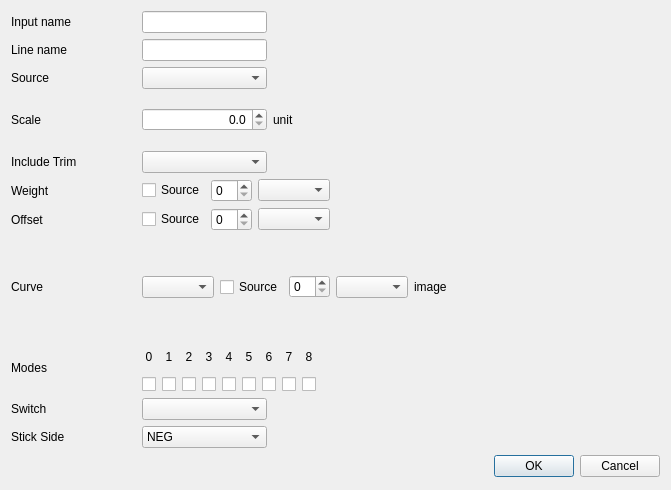
<?xml version="1.0" encoding="UTF-8"?>
<ui version="4.0">
 <class>ExpoDialog</class>
 <widget class="QDialog" name="ExpoDialog">
  <property name="geometry">
   <rect>
    <x>0</x>
    <y>0</y>
    <width>671</width>
    <height>490</height>
   </rect>
  </property>
  <property name="sizePolicy">
   <sizepolicy hsizetype="Minimum" vsizetype="Minimum">
    <horstretch>0</horstretch>
    <verstretch>0</verstretch>
   </sizepolicy>
  </property>
  <property name="minimumSize">
   <size>
    <width>0</width>
    <height>0</height>
   </size>
  </property>
  <property name="windowTitle">
   <string/>
  </property>
  <property name="windowIcon">
   <iconset resource="../companion.qrc">
    <normaloff>:/icon.png</normaloff>:/icon.png</iconset>
  </property>
  <layout class="QGridLayout" name="gridLayout_3">
   <item row="0" column="0">
    <layout class="QGridLayout" name="gridLayout">
     <item row="2" column="0">
      <widget class="QLabel" name="sourceLabel">
       <property name="text">
        <string>Source</string>
       </property>
      </widget>
     </item>
     <item row="5" column="0">
      <widget class="QLabel" name="label_3">
       <property name="text">
        <string>Weight</string>
       </property>
      </widget>
     </item>
     <item row="4" column="0">
      <widget class="QLabel" name="trimLabel">
       <property name="sizePolicy">
        <sizepolicy hsizetype="Preferred" vsizetype="Preferred">
         <horstretch>0</horstretch>
         <verstretch>0</verstretch>
        </sizepolicy>
       </property>
       <property name="text">
        <string>Include Trim</string>
       </property>
      </widget>
     </item>
     <item row="3" column="0">
      <widget class="QLabel" name="lblScale">
       <property name="text">
        <string>Scale</string>
       </property>
      </widget>
     </item>
     <item row="1" column="0">
      <widget class="QLabel" name="lineNameLabel">
       <property name="text">
        <string>Line name</string>
       </property>
      </widget>
     </item>
     <item row="0" column="0">
      <widget class="QLabel" name="inputNameLabel">
       <property name="text">
        <string>Input name</string>
       </property>
      </widget>
     </item>
     <item row="8" column="0">
      <widget class="QLabel" name="label_phases">
       <property name="text">
        <string>Modes</string>
       </property>
      </widget>
     </item>
     <item row="10" column="0">
      <widget class="QLabel" name="sideLabel">
       <property name="text">
        <string>Stick Side</string>
       </property>
      </widget>
     </item>
     <item row="7" column="0">
      <widget class="QLabel" name="label_curves">
       <property name="text">
        <string>Curve</string>
       </property>
      </widget>
     </item>
     <item row="6" column="0">
      <widget class="QLabel" name="offsetLabel">
       <property name="text">
        <string>Offset</string>
       </property>
      </widget>
     </item>
     <item row="9" column="0">
      <widget class="QLabel" name="label">
       <property name="text">
        <string>Switch</string>
       </property>
      </widget>
     </item>
     <item row="3" column="1" colspan="2">
      <layout class="QHBoxLayout" name="horizontalLayout">
       <item>
        <widget class="QDoubleSpinBox" name="dsbScale">
         <property name="whatsThis">
          <string/>
         </property>
         <property name="alignment">
          <set>Qt::AlignmentFlag::AlignRight|Qt::AlignmentFlag::AlignTrailing|Qt::AlignmentFlag::AlignVCenter</set>
         </property>
         <property name="decimals">
          <number>1</number>
         </property>
        </widget>
       </item>
       <item>
        <widget class="QLabel" name="lblScaleUnit">
         <property name="text">
          <string>unit</string>
         </property>
        </widget>
       </item>
      </layout>
     </item>
     <item row="5" column="1" colspan="3">
      <layout class="QHBoxLayout" name="horizontalLayout_2">
       <item>
        <widget class="QCheckBox" name="chkWeightUseSource">
         <property name="text">
          <string>Source</string>
         </property>
        </widget>
       </item>
       <item>
        <widget class="QSpinBox" name="sbWeightValue"/>
       </item>
       <item>
        <widget class="QComboBox" name="cboWeightSource">
         <property name="minimumSize">
          <size>
           <width>0</width>
           <height>0</height>
          </size>
         </property>
         <property name="maximumSize">
          <size>
           <width>16777215</width>
           <height>16777215</height>
          </size>
         </property>
         <property name="whatsThis">
          <string/>
         </property>
        </widget>
       </item>
       <item>
        <spacer name="horizontalSpacer_3">
         <property name="orientation">
          <enum>Qt::Orientation::Horizontal</enum>
         </property>
         <property name="sizeHint" stdset="0">
          <size>
           <width>40</width>
           <height>20</height>
          </size>
         </property>
        </spacer>
       </item>
      </layout>
     </item>
     <item row="8" column="1" colspan="4">
      <layout class="QGridLayout" name="gridLayout_2">
       <item row="0" column="1">
        <widget class="QLabel" name="lb_FP1">
         <property name="text">
          <string notr="true">1</string>
         </property>
         <property name="alignment">
          <set>Qt::AlignmentFlag::AlignCenter</set>
         </property>
        </widget>
       </item>
       <item row="0" column="6">
        <widget class="QLabel" name="lb_FP6">
         <property name="text">
          <string notr="true">6</string>
         </property>
         <property name="alignment">
          <set>Qt::AlignmentFlag::AlignCenter</set>
         </property>
        </widget>
       </item>
       <item row="1" column="1">
        <widget class="QCheckBox" name="cb_FP1">
         <property name="text">
          <string/>
         </property>
        </widget>
       </item>
       <item row="0" column="7">
        <widget class="QLabel" name="lb_FP7">
         <property name="text">
          <string notr="true">7</string>
         </property>
         <property name="alignment">
          <set>Qt::AlignmentFlag::AlignCenter</set>
         </property>
        </widget>
       </item>
       <item row="0" column="0">
        <widget class="QLabel" name="lb_FP0">
         <property name="text">
          <string notr="true">0</string>
         </property>
         <property name="alignment">
          <set>Qt::AlignmentFlag::AlignCenter</set>
         </property>
        </widget>
       </item>
       <item row="1" column="3">
        <widget class="QCheckBox" name="cb_FP3">
         <property name="text">
          <string/>
         </property>
        </widget>
       </item>
       <item row="1" column="0">
        <widget class="QCheckBox" name="cb_FP0">
         <property name="text">
          <string/>
         </property>
        </widget>
       </item>
       <item row="1" column="8">
        <widget class="QCheckBox" name="cb_FP8">
         <property name="text">
          <string/>
         </property>
        </widget>
       </item>
       <item row="1" column="6">
        <widget class="QCheckBox" name="cb_FP6">
         <property name="text">
          <string/>
         </property>
        </widget>
       </item>
       <item row="1" column="4">
        <widget class="QCheckBox" name="cb_FP4">
         <property name="text">
          <string/>
         </property>
        </widget>
       </item>
       <item row="0" column="8">
        <widget class="QLabel" name="lb_FP8">
         <property name="text">
          <string notr="true">8</string>
         </property>
         <property name="alignment">
          <set>Qt::AlignmentFlag::AlignCenter</set>
         </property>
        </widget>
       </item>
       <item row="1" column="2">
        <widget class="QCheckBox" name="cb_FP2">
         <property name="text">
          <string/>
         </property>
        </widget>
       </item>
       <item row="0" column="2">
        <widget class="QLabel" name="lb_FP2">
         <property name="text">
          <string notr="true">2</string>
         </property>
         <property name="alignment">
          <set>Qt::AlignmentFlag::AlignCenter</set>
         </property>
        </widget>
       </item>
       <item row="0" column="4">
        <widget class="QLabel" name="lb_FP4">
         <property name="text">
          <string notr="true">4</string>
         </property>
         <property name="alignment">
          <set>Qt::AlignmentFlag::AlignCenter</set>
         </property>
        </widget>
       </item>
       <item row="0" column="5">
        <widget class="QLabel" name="lb_FP5">
         <property name="text">
          <string notr="true">5</string>
         </property>
         <property name="alignment">
          <set>Qt::AlignmentFlag::AlignCenter</set>
         </property>
        </widget>
       </item>
       <item row="1" column="5">
        <widget class="QCheckBox" name="cb_FP5">
         <property name="text">
          <string/>
         </property>
        </widget>
       </item>
       <item row="1" column="7">
        <widget class="QCheckBox" name="cb_FP7">
         <property name="text">
          <string/>
         </property>
        </widget>
       </item>
       <item row="0" column="3">
        <widget class="QLabel" name="lb_FP3">
         <property name="text">
          <string notr="true">3</string>
         </property>
         <property name="alignment">
          <set>Qt::AlignmentFlag::AlignCenter</set>
         </property>
        </widget>
       </item>
       <item row="0" column="9">
        <spacer name="horizontalSpacer">
         <property name="orientation">
          <enum>Qt::Orientation::Horizontal</enum>
         </property>
         <property name="sizeHint" stdset="0">
          <size>
           <width>40</width>
           <height>20</height>
          </size>
         </property>
        </spacer>
       </item>
      </layout>
     </item>
     <item row="7" column="1" colspan="4">
      <layout class="QHBoxLayout" name="horizontalLayout_4">
       <item>
        <widget class="QComboBox" name="cboCurveType">
         <property name="toolTip">
          <string/>
         </property>
         <property name="whatsThis">
          <string>Curve applied to the source.</string>
         </property>
        </widget>
       </item>
       <item>
        <widget class="QCheckBox" name="chkCurveUseSource">
         <property name="text">
          <string>Source</string>
         </property>
        </widget>
       </item>
       <item>
        <widget class="QSpinBox" name="sbCurveValue"/>
       </item>
       <item>
        <widget class="QComboBox" name="cboCurveSource">
         <property name="whatsThis">
          <string/>
         </property>
        </widget>
       </item>
       <item>
        <widget class="CurveImageWidget" name="imgCurve">
         <property name="minimumSize">
          <size>
           <width>100</width>
           <height>100</height>
          </size>
         </property>
         <property name="maximumSize">
          <size>
           <width>100</width>
           <height>100</height>
          </size>
         </property>
         <property name="text">
          <string>image</string>
         </property>
        </widget>
       </item>
       <item>
        <spacer name="horizontalSpacer_5">
         <property name="orientation">
          <enum>Qt::Orientation::Horizontal</enum>
         </property>
         <property name="sizeHint" stdset="0">
          <size>
           <width>40</width>
           <height>20</height>
          </size>
         </property>
        </spacer>
       </item>
      </layout>
     </item>
     <item row="6" column="1" colspan="3">
      <layout class="QHBoxLayout" name="horizontalLayout_3">
       <item>
        <widget class="QCheckBox" name="chkOffsetUseSource">
         <property name="text">
          <string>Source</string>
         </property>
        </widget>
       </item>
       <item>
        <widget class="QSpinBox" name="sbOffsetValue"/>
       </item>
       <item>
        <widget class="QComboBox" name="cboOffsetSource">
         <property name="minimumSize">
          <size>
           <width>0</width>
           <height>0</height>
          </size>
         </property>
         <property name="maximumSize">
          <size>
           <width>16777215</width>
           <height>16777215</height>
          </size>
         </property>
         <property name="whatsThis">
          <string>The source for the mixer</string>
         </property>
        </widget>
       </item>
       <item>
        <spacer name="horizontalSpacer_4">
         <property name="orientation">
          <enum>Qt::Orientation::Horizontal</enum>
         </property>
         <property name="sizeHint" stdset="0">
          <size>
           <width>40</width>
           <height>20</height>
          </size>
         </property>
        </spacer>
       </item>
      </layout>
     </item>
     <item row="0" column="1">
      <widget class="QLineEdit" name="inputName">
       <property name="sizePolicy">
        <sizepolicy hsizetype="Minimum" vsizetype="Fixed">
         <horstretch>0</horstretch>
         <verstretch>0</verstretch>
        </sizepolicy>
       </property>
      </widget>
     </item>
     <item row="1" column="1">
      <widget class="QLineEdit" name="lineName">
       <property name="sizePolicy">
        <sizepolicy hsizetype="Minimum" vsizetype="Fixed">
         <horstretch>0</horstretch>
         <verstretch>0</verstretch>
        </sizepolicy>
       </property>
      </widget>
     </item>
     <item row="4" column="1">
      <widget class="QComboBox" name="trimCB">
       <property name="sizePolicy">
        <sizepolicy hsizetype="Preferred" vsizetype="Fixed">
         <horstretch>0</horstretch>
         <verstretch>0</verstretch>
        </sizepolicy>
       </property>
      </widget>
     </item>
     <item row="9" column="1">
      <widget class="QComboBox" name="switchesCB"/>
     </item>
     <item row="10" column="1">
      <widget class="QComboBox" name="sideCB">
       <item>
        <property name="text">
         <string>NEG</string>
        </property>
       </item>
       <item>
        <property name="text">
         <string>POS</string>
        </property>
       </item>
       <item>
        <property name="text">
         <string>ALL</string>
        </property>
       </item>
      </widget>
     </item>
     <item row="2" column="1">
      <widget class="QComboBox" name="sourceCB"/>
     </item>
    </layout>
   </item>
   <item row="1" column="0">
    <widget class="QDialogButtonBox" name="buttonBox">
     <property name="minimumSize">
      <size>
       <width>0</width>
       <height>25</height>
      </size>
     </property>
     <property name="orientation">
      <enum>Qt::Orientation::Horizontal</enum>
     </property>
     <property name="standardButtons">
      <set>QDialogButtonBox::StandardButton::Cancel|QDialogButtonBox::StandardButton::Ok</set>
     </property>
     <property name="centerButtons">
      <bool>false</bool>
     </property>
    </widget>
   </item>
  </layout>
 </widget>
 <customwidgets>
  <customwidget>
   <class>CurveImageWidget</class>
   <extends>QLabel</extends>
   <header>curveimagewidget.h</header>
  </customwidget>
 </customwidgets>
 <tabstops>
  <tabstop>cb_FP0</tabstop>
  <tabstop>cb_FP1</tabstop>
  <tabstop>cb_FP2</tabstop>
  <tabstop>cb_FP3</tabstop>
  <tabstop>cb_FP4</tabstop>
  <tabstop>cb_FP5</tabstop>
  <tabstop>cb_FP6</tabstop>
  <tabstop>cb_FP7</tabstop>
  <tabstop>buttonBox</tabstop>
 </tabstops>
 <resources>
  <include location="../companion.qrc"/>
 </resources>
 <connections>
  <connection>
   <sender>buttonBox</sender>
   <signal>accepted()</signal>
   <receiver>ExpoDialog</receiver>
   <slot>accept()</slot>
   <hints>
    <hint type="sourcelabel">
     <x>199</x>
     <y>354</y>
    </hint>
    <hint type="destinationlabel">
     <x>157</x>
     <y>274</y>
    </hint>
   </hints>
  </connection>
  <connection>
   <sender>buttonBox</sender>
   <signal>rejected()</signal>
   <receiver>ExpoDialog</receiver>
   <slot>reject()</slot>
   <hints>
    <hint type="sourcelabel">
     <x>199</x>
     <y>360</y>
    </hint>
    <hint type="destinationlabel">
     <x>208</x>
     <y>274</y>
    </hint>
   </hints>
  </connection>
 </connections>
</ui>
